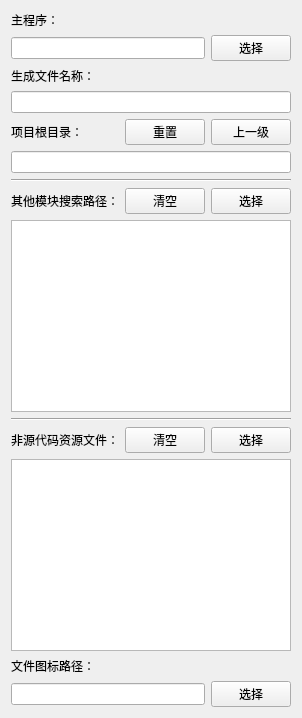
       <widget class="QWidget" name="tab_project_files">
        <attribute name="title">
         <string>项目文件</string>
        </attribute>
        <layout class="QVBoxLayout" name="verticalLayout_17">
         <item>
          <layout class="QVBoxLayout" name="verticalLayout_5">
           <item>
            <layout class="QVBoxLayout" name="verticalLayout_2">
             <item>
              <widget class="QLabel" name="label">
               <property name="toolTip">
                <string>要打包的程序的启动入口脚本(*.py *.pyw *.pyc *.spec)，此项必填。
如果指定了SPEC文件，则以下绝大部分项目文件及生成控制都将不生效。</string>
               </property>
               <property name="text">
                <string>主程序：</string>
               </property>
              </widget>
             </item>
             <item>
              <layout class="QHBoxLayout" name="horizontalLayout_3">
               <item>
                <widget class="QLineEdit" name="le_program_entry_old">
                 <property name="contextMenuPolicy">
                  <enum>Qt::NoContextMenu</enum>
                 </property>
                 <property name="toolTip">
                  <string>要打包的程序的启动入口脚本(*.py *.pyw *.pyc *.spec)，此项必填。
如果指定了SPEC文件，则以下绝大部分项目文件及生成控制都将不生效。</string>
                 </property>
                </widget>
               </item>
               <item>
                <widget class="QPushButton" name="pb_select_program_entry">
                 <property name="text">
                  <string>选择</string>
                 </property>
                </widget>
               </item>
              </layout>
             </item>
            </layout>
           </item>
           <item>
            <layout class="QVBoxLayout" name="verticalLayout_19">
             <item>
              <widget class="QLabel" name="label_13">
               <property name="toolTip">
                <string>打包完成后的exe可执行文件文件的名称，此项留空则使用主程序文件名。</string>
               </property>
               <property name="text">
                <string>生成文件名称：</string>
               </property>
              </widget>
             </item>
             <item>
              <widget class="QLineEdit" name="le_exefile_specfile_name">
               <property name="contextMenuPolicy">
                <enum>Qt::NoContextMenu</enum>
               </property>
               <property name="toolTip">
                <string>打包完成后的exe可执行文件文件的名称，此项留空则使用主程序文件名。</string>
               </property>
              </widget>
             </item>
            </layout>
           </item>
           <item>
            <layout class="QVBoxLayout" name="verticalLayout">
             <item>
              <layout class="QHBoxLayout" name="horizontalLayout_21" stretch="9,0">
               <item>
                <widget class="QLabel" name="label_2">
                 <property name="toolTip">
                  <string>当前的项目根目录，选择主程序文件后自动确定。</string>
                 </property>
                 <property name="text">
                  <string>项目根目录：</string>
                 </property>
                </widget>
               </item>
               <item>
                <layout class="QHBoxLayout" name="horizontalLayout_20">
                 <item>
                  <widget class="QPushButton" name="pb_reset_root_level">
                   <property name="toolTip">
                    <string>将项目根目录重置为主程序所在目录。</string>
                   </property>
                   <property name="text">
                    <string>重置</string>
                   </property>
                  </widget>
                 </item>
                 <item>
                  <widget class="QPushButton" name="pb_up_level_root">
                   <property name="toolTip">
                    <string>将项目根目录向上移一级。</string>
                   </property>
                   <property name="text">
                    <string>上一级</string>
                   </property>
                  </widget>
                 </item>
                </layout>
               </item>
              </layout>
             </item>
             <item>
              <widget class="QLineEdit" name="le_project_root">
               <property name="contextMenuPolicy">
                <enum>Qt::NoContextMenu</enum>
               </property>
               <property name="toolTip">
                <string>当前的项目根目录，选择主程序文件后自动确定。</string>
               </property>
               <property name="readOnly">
                <bool>true</bool>
               </property>
              </widget>
             </item>
            </layout>
           </item>
           <item>
            <layout class="QVBoxLayout" name="verticalLayout_3">
             <item>
              <widget class="Line" name="line">
               <property name="orientation">
                <enum>Qt::Horizontal</enum>
               </property>
              </widget>
             </item>
             <item>
              <layout class="QHBoxLayout" name="horizontalLayout_5" stretch="9,0,0">
               <item>
                <widget class="QLabel" name="label_3">
                 <property name="toolTip">
                  <string>程序的其他模块的搜索目录(仅当PYINSTALLER无法自动找到时使用)。</string>
                 </property>
                 <property name="text">
                  <string>其他模块搜索路径：</string>
                 </property>
                </widget>
               </item>
               <item>
                <widget class="QPushButton" name="pb_clear_module_search_path">
                 <property name="toolTip">
                  <string>清空其他模块搜索目录文本框。</string>
                 </property>
                 <property name="text">
                  <string>清空</string>
                 </property>
                </widget>
               </item>
               <item>
                <widget class="QPushButton" name="pb_select_module_search_path">
                 <property name="text">
                  <string>选择</string>
                 </property>
                </widget>
               </item>
              </layout>
             </item>
             <item>
              <widget class="QTextEdit" name="te_module_search_path_old">
               <property name="contextMenuPolicy">
                <enum>Qt::NoContextMenu</enum>
               </property>
              </widget>
             </item>
            </layout>
           </item>
           <item>
            <widget class="Line" name="line_2">
             <property name="orientation">
              <enum>Qt::Horizontal</enum>
             </property>
            </widget>
           </item>
           <item>
            <layout class="QVBoxLayout" name="verticalLayout_4">
             <item>
              <layout class="QHBoxLayout" name="horizontalLayout_6" stretch="9,0,0">
               <item>
                <widget class="QLabel" name="label_4">
                 <property name="toolTip">
                  <string>非源代码性质的其他资源文件，例如一些图片、配置文件等。</string>
                 </property>
                 <property name="text">
                  <string>非源代码资源文件：</string>
                 </property>
                </widget>
               </item>
               <item>
                <widget class="QPushButton" name="pb_clear_other_data">
                 <property name="text">
                  <string>清空</string>
                 </property>
                </widget>
               </item>
               <item>
                <widget class="QPushButton" name="pb_select_other_data">
                 <property name="text">
                  <string>选择</string>
                 </property>
                </widget>
               </item>
              </layout>
             </item>
             <item>
              <widget class="QTextEdit" name="te_other_data_old">
               <property name="contextMenuPolicy">
                <enum>Qt::NoContextMenu</enum>
               </property>
              </widget>
             </item>
            </layout>
           </item>
           <item>
            <layout class="QVBoxLayout" name="verticalLayout_8">
             <item>
              <widget class="QLabel" name="label_7">
               <property name="toolTip">
                <string>生成的exe可执行文件的图标，支持.ico、.icns图标文件。</string>
               </property>
               <property name="text">
                <string>文件图标路径：</string>
               </property>
              </widget>
             </item>
             <item>
              <layout class="QHBoxLayout" name="horizontalLayout_11" stretch="9,0">
               <item>
                <widget class="QLineEdit" name="le_file_icon_path_old">
                 <property name="contextMenuPolicy">
                  <enum>Qt::NoContextMenu</enum>
                 </property>
                 <property name="toolTip">
                  <string>生成的exe可执行文件的图标，支持.ico、.icns图标文件。</string>
                 </property>
                </widget>
               </item>
               <item>
                <widget class="QPushButton" name="pb_select_file_icon">
                 <property name="text">
                  <string>选择</string>
                 </property>
                </widget>
               </item>
              </layout>
             </item>
            </layout>
           </item>
          </layout>
         </item>
        </layout>
       </widget>
